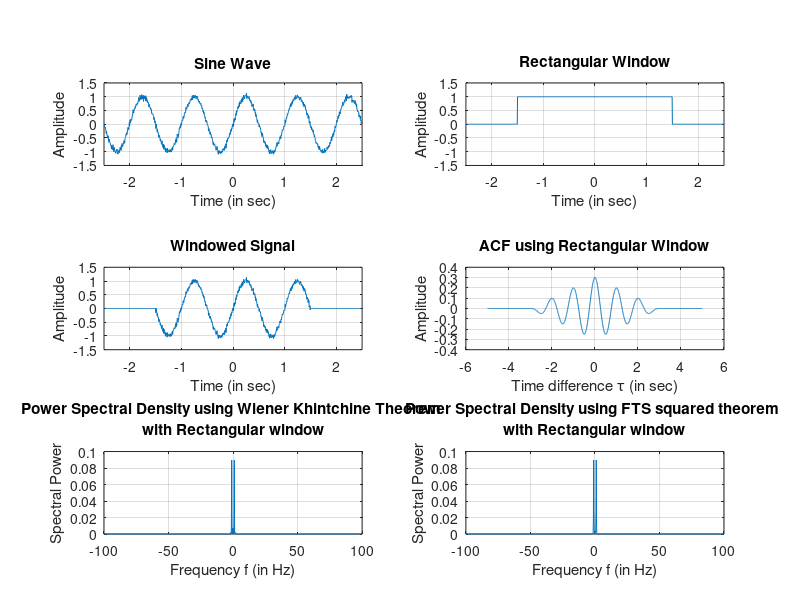
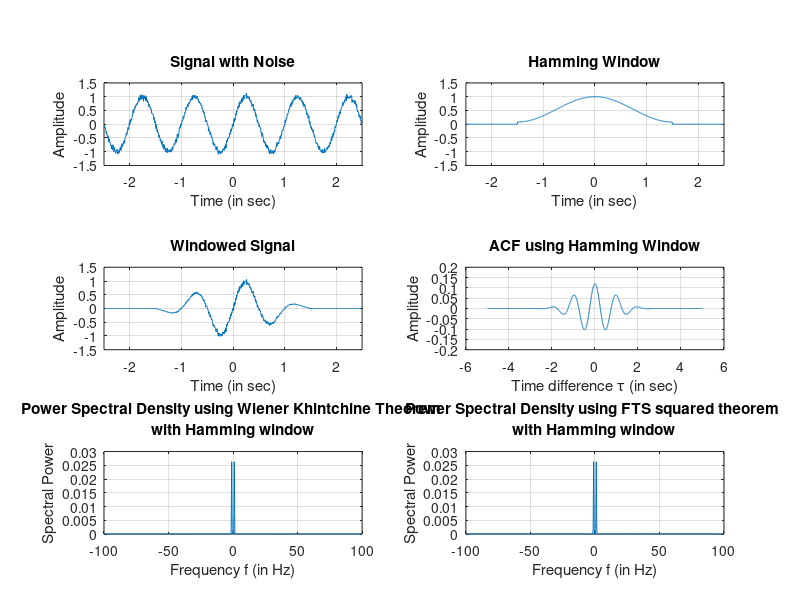

These charts were generated, in order, by the following MATLAB code:
clc;
clear all;
close all;

f1 = 1;
N  = 1000; % Number of Samples
Fs = 200; % Sampling Frequency in Hz % Sampling Time(Ts) = 1/Fs = 1/200 = 0.004 sec
t = ((-N/2):(N/2)-1)/Fs; % Time axis from -2.5 sec to 2.495  sec
y = 1*sin(2*pi*f1*t) + 0.05.*(randn(size(t))); % sine wave

% IMPORTANT NEW!!
% In this case we are taking window length smaller than signal length, 
% This is to display the edges of the rectangular window and the hamming window.
% You should always match the length of the windows
% an = a + (n-1)*d
% zero padding , window length, zero padding
% [zeros(1, 200) hamming(601)'  zeros(1, 199)]  [-2.5 to -1.505, -1.5 to 1.5, 1.505 to 2.495] 
% we can simplify the length by:
% or zeros(1, 200) hamming(600)'  zeros(1, 200) [-2.5 to -1.505, -1.5 to 1.495, 1.5 to 2.495] 
% rectwin(windowLength*Fs + 1) including = 1.5

% Please note it is not dynamic it has been carefully choosen
% according to the window position
windowLength = 3; % ( 3 seconds ) show the exampe of 4 seconds!!

rectWindow = [zeros(1, 1*Fs) rectwin(windowLength*Fs)'  zeros(1, 1*Fs)];  % Rectangular Window
hammingWindow = [zeros(1, 1*Fs) hamming(windowLength*Fs)'  zeros(1, 1*Fs)]; % Hamming Window

%% Rectangular Window ACF & PSD
figure('Name','Rectangular Window ACF & PSD');
subplot(3,2,1)
plot(t,y),title('Sine Wave'),ylim([-1.5 1.5]), xlim([-2.5 2.5]), xlabel('Time (in sec)'), ylabel('Amplitude')
grid on

subplot(3,2,2)
plot(t,rectWindow),title('Rectangular Window'),ylim([-1.5 1.5]), xlim([-2.5 2.5]), xlabel('Time (in sec)'), ylabel('Amplitude')
grid on

sig1 = y.*rectWindow;
subplot(3,2,3)
plot(t,sig1),title('Windowed Signal'),ylim([-1.5 1.5]), xlim([-2.5 2.5]), xlabel('Time (in sec)'), ylabel('Amplitude')
grid on

[r1,lags1] = xcorr(sig1,'biased');
tau1 = lags1/Fs;

subplot(3,2,4)
plot(tau1,r1),title('ACF using Rectangular Window'), xlabel('Time difference \tau (in sec)'), ylabel('Amplitude')
grid on

% Power Spectral Density using Wiener Khintchine Theorem with Rectangular window
Rxxdft1 = abs(fftshift(fft(r1)))/N;
freq1 = -Fs/2:Fs/length(r1):Fs/2-(Fs/length(r1));
subplot(3,2,5)
plot(freq1,Rxxdft1),title({'Power Spectral Density using Wiener Khintchine Theorem ', 'with Rectangular window'}), xlabel('Frequency f (in Hz)'),ylabel('Spectral Power')
grid on

% Power Spectral Density using fftsquaring with Rectangular window
ftsquareMethod = abs(fftshift(fft(sig1)))/N;
ftsquareMethod = (ftsquareMethod.*ftsquareMethod);
freq2 = -Fs/2:Fs/length(sig1):Fs/2-(Fs/length(sig1));
subplot(3,2,6)
plot(freq2, ftsquareMethod)
title('fourier sqaure method'), title({'Power Spectral Density using FTS squared theorem ', 'with Rectangular window'}), xlabel('Frequency f (in Hz)'),ylabel('Spectral Power')
grid on

%% Hamming Window ACF & PSD
figure('Name','Hamming Window ACF & PSD');
subplot(3,2,1)
plot(t,y),title('Signal with Noise'),ylim([-1.5 1.5]), xlim([-2.5 2.5]), xlabel('Time (in sec)'), ylabel('Amplitude')
grid on
subplot(3,2,2)
plot(t,hammingWindow),title('Hamming Window'),ylim([-1.5 1.5]), xlim([-2.5 2.5]), xlabel('Time (in sec)'), ylabel('Amplitude')
grid on

sig2 = y.*hammingWindow;
subplot(3,2,3)
plot(t,sig2),title('Windowed Signal'),ylim([-1.5 1.5]), xlim([-2.5 2.5]), xlabel('Time (in sec)'), ylabel('Amplitude')
grid on

[r2,lags2] = xcorr(sig2,'biased');
tau2 = lags2/Fs;

subplot(3,2,4)
plot(tau2,r2),title('ACF using Hamming Window'), xlabel('Time difference \tau (in sec)'), ylabel('Amplitude')
grid on

% Power Spectral Density using Wiener Khintchine Theorem with Hamming window

Rxxdft2 = abs(fftshift(fft(r2)))/N;
freq2 = -Fs/2:Fs/length(r2):Fs/2-(Fs/length(r2));

subplot(3,2,5)
plot(freq2,Rxxdft2),title({'Power Spectral Density using Wiener Khintchine Theorem ', 'with Hamming window'}), xlabel('Frequency f (in Hz)'),ylabel('Spectral Power')
grid on

% Power Spectral Density using ftsquared with Hamming window
ftsquareMethod = abs(fftshift(fft(sig2)))/N;
ftsquareMethod = (ftsquareMethod.*ftsquareMethod);
freq2 = -Fs/2:Fs/length(sig2):Fs/2-(Fs/length(sig2));
subplot(3,2,6)
plot(freq2, ftsquareMethod)
title('fourier sqaure method'), title({'Power Spectral Density using FTS squared theorem ', 'with Hamming window'}), xlabel('Frequency f (in Hz)'),ylabel('Spectral Power')
grid on;










